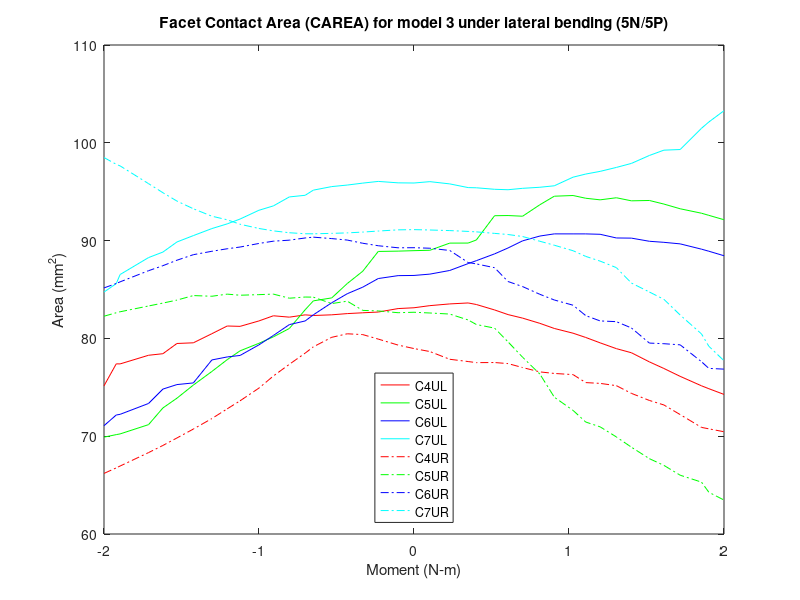

Source code (MATLAB):
% Facet Contact Area (CAREA)
% model3_APSlide_Tether/5n & 5p
clear all;
%% 5P
figure (11)

c4ulxp=[2 2.05126 2.11533 2.17471 2.20107 2.25991 2.30337 2.35035 2.40609 2.45257 2.51312 2.55394 2.60039 2.6528 2.7013 2.75933 2.80608 2.85863 2.92741 2.95108 3]-2;
c4ulyp=[83.1334 83.3503 83.5262 83.6249 83.4664 82.9105 82.4347 82.0736 81.5391 81.0173 80.5324 80.0964 79.5464 78.9525 78.534 77.5996 76.9256 76.1191 75.1531 74.8577 74.2736];

c4urxp=[2 2.05126 2.11533 2.17471 2.20107 2.25991 2.30337 2.35035 2.40609 2.45257 2.51312 2.55394 2.60039 2.6528 2.7013 2.75933 2.80608 2.85863 2.92741 2.95108 3]-2;
c4uryp=[78.9613 78.6567 77.8656 77.634 77.5229 77.5327 77.4242 77.0194 76.576 76.4168 76.2978 75.4816 75.4009 75.1692 74.38 73.6558 73.1947 72.2104 70.9003 70.7536 70.4566];

c5ulxp=[2 2.05126 2.11533 2.17471 2.20107 2.25991 2.30337 2.35035 2.40609 2.45257 2.51312 2.55394 2.60039 2.6528 2.7013 2.75933 2.80608 2.85863 2.92741 2.95108 3]-2;
c5ulyp=[88.9715 89.0124 89.7439 89.7482 90.0635 92.5446 92.5628 92.4934 93.6682 94.5396 94.6111 94.3303 94.1687 94.381 94.0675 94.1027 93.7362 93.2548 92.7998 92.5831 92.1347];

c5urxp=[2 2.05126 2.11533 2.17471 2.20107 2.25991 2.30337 2.35035 2.40609 2.45257 2.51312 2.55394 2.60039 2.6528 2.7013 2.75933 2.80608 2.85863 2.92741 2.95108 3]-2;
c5uryp=[82.6741 82.598 82.4897 81.8858 81.4219 81.0512 79.6443 78.0726 76.352 73.9919 72.637 71.4497 70.9578 69.9264 68.8773 67.7025 67.0176 66.0115 65.305 64.2711 63.4708];

c6ulxp=[2 2.05126 2.11533 2.17471 2.20107 2.25991 2.30337 2.35035 2.40609 2.45257 2.51312 2.55394 2.60039 2.6528 2.7013 2.75933 2.80608 2.85863 2.92741 2.95108 3]-2;
c6ulyp=[86.4373 86.5733 86.9462 87.6506 87.9477 88.6426 89.247 89.9753 90.4668 90.6875 90.6864 90.6857 90.6456 90.2697 90.2536 89.9309 89.8242 89.6659 89.1245 88.9142 88.4521];

c6urxp=[2 2.05126 2.11533 2.17471 2.20107 2.25991 2.30337 2.35035 2.40609 2.45257 2.51312 2.55394 2.60039 2.6528 2.7013 2.75933 2.80608 2.85863 2.92741 2.95108 3]-2;
c6uryp=[89.2739 89.2203 88.9894 87.7612 87.6167 87.2293 85.8157 85.2989 84.5076 83.9292 83.3935 82.3307 81.7874 81.7121 81.0693 79.522 79.458 79.3418 77.6149 76.9341 76.8575];

c7ulxp=[2 2.05126 2.11533 2.17471 2.20107 2.25991 2.30337 2.35035 2.40609 2.45257 2.51312 2.55394 2.60039 2.6528 2.7013 2.75933 2.80608 2.85863 2.92741 2.95108 3]-2;
c7ulyp=[95.8894 96.0287 95.7986 95.4201 95.4012 95.2469 95.2015 95.3454 95.4544 95.6047 96.4858 96.8048 97.0792 97.4823 97.8926 98.7054 99.248 99.3129 101.484 102.128 103.28];

c7urxp=[2 2.05126 2.11533 2.17471 2.20107 2.25991 2.30337 2.35035 2.40609 2.45257 2.51312 2.55394 2.60039 2.6528 2.7013 2.75933 2.80608 2.85863 2.92741 2.95108 3]-2;
c7uryp=[91.1222 91.0845 91.0241 90.94 90.8939 90.7389 90.6226 90.4166 89.9325 89.528 88.9644 88.3862 87.9036 87.2365 85.6617 84.7441 83.9976 82.3902 80.4584 79.1974 77.7172 ];

%% 5N

c4ulxn=-1*[2 2.05126 2.11533 2.16533 2.21533 2.26533 2.32471 2.35107 2.40206 2.45356 2.50055 2.56107 2.60246 2.65199 2.71178 2.76467 2.80998 2.85632 2.94802 2.96052 3]+2;
c4ulyn=[83.1334 83.0508 82.6955 82.6195 82.5362 82.4117 82.3415 82.4078 82.1734 82.3137 81.7829 81.2318 81.2683 80.4809 79.5499 79.4813 78.4354 78.2757 77.3919 77.3989 75.1502 ];

c4urxn=-1*[2 2.05126 2.11533 2.16533 2.21533 2.26533 2.32471 2.35107 2.40206 2.45356 2.50055 2.56107 2.60246 2.65199 2.71178 2.76467 2.80998 2.85632 2.94802 2.96052 3]+2;
c4uryn=[78.9613 79.3166 79.93 80.3895 80.4721 80.1119 79.1392 78.4933 77.3535 76.1578 74.9119 73.6189 72.7987 71.8052 70.7307 69.8208 69.0548 68.3244 66.9499 66.7625 66.1944];

c5ulxn=-1*[2 2.05126 2.11533 2.16533 2.21533 2.26533 2.32471 2.35107 2.40206 2.45356 2.50055 2.56107 2.60246 2.65199 2.71178 2.76467 2.80998 2.85632 2.94802 2.96052 3]+2;
c5ulyn=[88.9715 88.9243 88.8911 86.8682 85.6095 84.1416 83.838 82.9306 81.0165 80.1595 79.494 78.7301 77.8286 76.6199 75.2273 73.8876 72.8892 71.1825 70.2343 70.1615 69.9038 ];

c5urxn=-1*[2 2.05126 2.11533 2.16533 2.21533 2.26533 2.32471 2.35107 2.40206 2.45356 2.50055 2.56107 2.60246 2.65199 2.71178 2.76467 2.80998 2.85632 2.94802 2.96052 3]+2;
c5uryn=[82.6741 82.6273 82.81 82.8635 83.8069 83.5593 84.2191 84.2298 84.1109 84.5282 84.4746 84.4146 84.5266 84.31 84.38 83.9195 83.6122 83.3148 82.7227 82.6225 82.269];

c6ulxn=-1*[2 2.05126 2.11533 2.16533 2.21533 2.26533 2.32471 2.35107 2.40206 2.45356 2.50055 2.56107 2.60246 2.65199 2.71178 2.76467 2.80998 2.85632 2.94802 2.96052 3]+2;
c6ulyn=[86.4373 86.4183 86.1215 85.2399 84.5678 83.6458 82.4106 81.784 81.4107 80.3011 79.3344 78.2575 78.1048 77.7982 75.4477 75.2787 74.8177 73.3467 72.2367 72.1678 71.0747];

c6urxn=-1*[2 2.05126 2.11533 2.16533 2.21533 2.26533 2.32471 2.35107 2.40206 2.45356 2.50055 2.56107 2.60246 2.65199 2.71178 2.76467 2.80998 2.85632 2.94802 2.96052 3]+2;
c6uryn=[89.2739 89.2645 89.4747 89.7288 90.0551 90.2061 90.3521 90.2692 90.0449 89.9414 89.7064 89.3423 89.1666 88.909 88.5601 87.9944 87.4365 86.9224 85.7836 85.6126 85.1626];

c7ulxn=-1*[2 2.05126 2.11533 2.16533 2.21533 2.26533 2.32471 2.35107 2.40206 2.45356 2.50055 2.56107 2.60246 2.65199 2.71178 2.76467 2.80998 2.85632 2.94802 2.96052 3]+2;
c7ulyn=[95.8894 95.906 96.0524 95.8783 95.6797 95.5233 95.16 94.6331 94.4662 93.5497 93.0978 92.2052 91.711 91.2308 90.5111 89.8602 88.8281 88.2636 86.5329 85.6015 84.7372];

c7urxn=-1*[2 2.05126 2.11533 2.16533 2.21533 2.26533 2.32471 2.35107 2.40206 2.45356 2.50055 2.56107 2.60246 2.65199 2.71178 2.76467 2.80998 2.85632 2.94802 2.96052 3]+2;
c7uryn=[91.1222 91.0995 90.9769 90.8714 90.7899 90.7397 90.6954 90.7014 90.8041 90.9958 91.2419 91.6731 92.127 92.495 93.2562 94.0418 94.8976 95.824 97.6393 97.7997 98.4932];
%% left

c4xl=2*[flip(c4ulxn(2:21)),c4ulxp];
c4yl=[flip(c4ulyn(2:21)),c4ulyp];
a=plot(c4xl,c4yl,'r');
hold on

c5xl=2*[flip(c5ulxn(2:21)),c5ulxp];
c5yl=[flip(c5ulyn(2:21)),c5ulyp];
b=plot(c5xl,c5yl,'g');
hold on

c6xl=2*[flip(c6ulxn(2:21)),c6ulxp];
c6yl=[flip(c6ulyn(2:21)),c6ulyp];
c=plot(c6xl,c6yl,'b');
hold on

c7xl=2*[flip(c7ulxn(2:21)),c7ulxp];
c7yl=[flip(c7ulyn(2:21)),c7ulyp];
d=plot(c7xl,c7yl,'c');
hold on
%% Right

c4xr=2*[flip(c4urxn(2:21)),c4urxp];
c4yr=[flip(c4uryn(2:21)),c4uryp];
e=plot(c4xr,c4yr,'-.r');
hold on

c5xr=2*[flip(c5urxn(2:21)),c5urxp];
c5yr=[flip(c5uryn(2:21)),c5uryp];
f=plot(c5xr,c5yr,'-.g');
hold on

c6xr=2*[flip(c6urxn(2:21)),c6urxp];
c6yr=[flip(c6uryn(2:21)),c6uryp];
g=plot(c6xr,c6yr,'-.b');
hold on

c7xr=2*[flip(c7urxn(2:21)),c7urxp];
c7yr=[flip(c7uryn(2:21)),c7uryp];
h=plot(c7xr,c7yr,'-.c');

leg=[a,b,c,d,e,f,g,h];
title('Facet Contact Area (CAREA) for model 3 under lateral bending (5N/5P)')
xlabel('Moment (N-m)')
ylabel('Area (mm^2)')
legend(leg,'C4UL','C5UL','C6UL','C7UL','C4UR','C5UR','C6UR','C7UR','location','south')
